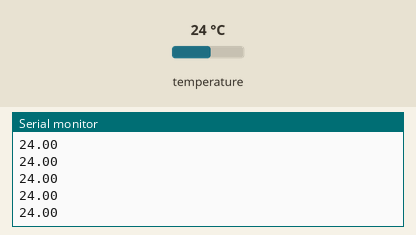
Simulated run of this sketch. Board: Arduino Uno, built with avr-gcc and run on an emulated ATmega328P. On the bench: the last lines printed to the serial monitor. The inputs (shaded band) are chosen by the test bench; at power-on: temperature 24 °C.

Above: at 1.2 s.
1.3 s: temperature set to 12 °C
At 1.33 s:
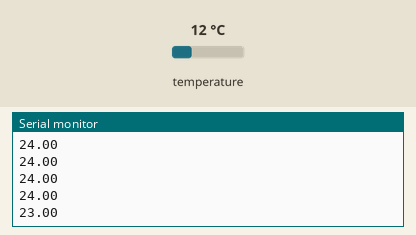
2.8 s: temperature set to 19 °C
At 2.8 s:
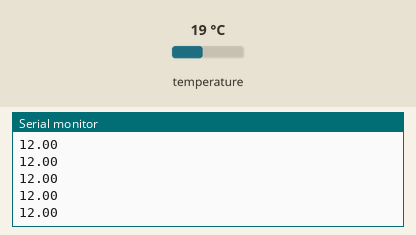
Timing chart, 0 to 5.8 s (numbered marks = the images above; inputs shaded):
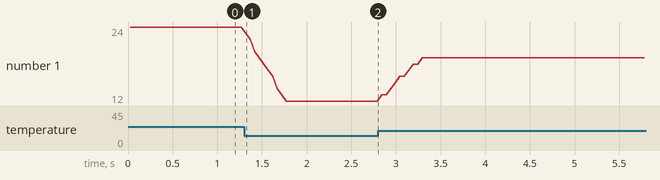

The sketch:

Example3_Temperature_Sense.ino
```cpp
#include "sensor_drv.h"

void setup()
{
  Serial.begin(9600);
  Serial.println(" SENSOR Driver Example");
  sensor_drv_setup();
}

void loop()
{
  Serial.println( sensor_drv_get_temp() );
  delay(50);
}
```

sensor_drv.cpp
```cpp
#include <Wire.h>

#include <movingAvg.h>                  // https://github.com/JChristensen/movingAvg
#include "MAX30105.h"  //Get it here: http://librarymanager/All#SparkFun_MAX30105

#define MAX3015_PART_ID   0x15

#define SHOW_DEBUG       0  // Enable Debug

MAX30105  particleSensor;
movingAvg room_temperature(10);  // define the moving average object 10 = 10 samples

uint8_t  sensor_rev = 0;
uint8_t  sensor_part_id = 0;

bool sensor_check_id()
{
  sensor_rev= particleSensor.getRevisionID();
  sensor_part_id = particleSensor.readPartID();

#if SHOW_DEBUG
  Serial.print("Sensor Revision ID = ");
  Serial.println(sensor_rev);
  Serial.print("Sensor Part ID =");
  Serial.println(sensor_part_id);
#endif

  return ( MAX3015_PART_ID == sensor_part_id );
}


void sensor_drv_setup()
{
  // Initialize sensor
  if (particleSensor.begin(Wire, I2C_SPEED_FAST) == false) //Use default I2C port, 400kHz speed
  {

    Serial.println("MAX30105 was not found. Please check wiring/power. ");
    while (1);
  }
#if SHOW_DEBUG
  if ( sensor_check_id() == false )
  {
     Serial.println("MAX30105 Wrong part ID ");
  }else
  {
    Serial.println("Check Part ID OK!! ");
  }
#endif

  //The LEDs are very low power and won't affect the temp reading much but
  //you may want to turn off the LEDs to avoid any local heating
  particleSensor.setup(0); //Configure sensor. Turn off LEDs
  //particleSensor.setup(); //Configure sensor. Use 25mA for LED drive

  particleSensor.enableDIETEMPRDY(); //Enable the temp ready interrupt. This is required.

  room_temperature.begin();
}

float sensor_drv_get_temp()
{
  float temperature = particleSensor.readTemperature();
  float filtered_val = room_temperature.reading(temperature);
#if SHOW_DEBUG
  Serial.print(temperature, 4);
  Serial.print(",");
  Serial.print(filtered_val, 4);
#endif
  return filtered_val;
}
```

sensor_drv.h
```cpp
#ifndef SENSOR_DRV_H_ /*  Avoid dupplicated definition */
#define SENSOR_DRV_H_

void sensor_drv_setup();
float sensor_drv_get_temp();

#endif /* SENSOR_DRV_H_ */
```

Measured:
- after the input at 1.3 s, the serial monitor: prints a new line at once (image 1)
- plotted number 1: 24 → 12 after the input at 1.3 s
